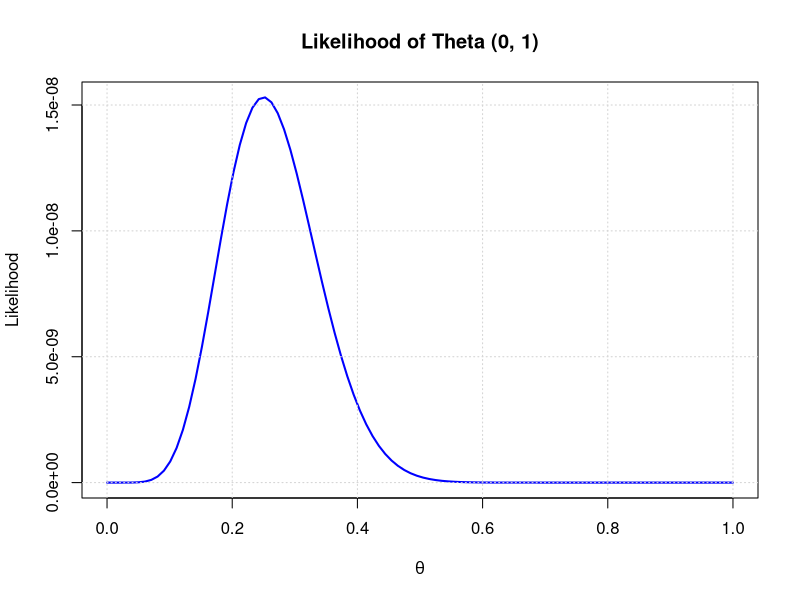

This figure's R source: (Note: this script raises an error after producing the figure.)
## ---- chunk 1
library(tidyverse)
library(ggplot2)
## ---- chunk 2
# Define the likelihood function / pmf for a Bernoulli
likelihood <- function(theta, n, x) {
  return(theta^x * (1 - theta)^(n - x))
}

# Parameters from question
n <- 32  # Total number of people
x <- 8   # Number of survivors

# 100 Theta values from 0 to 1
theta <- seq(0, 1, length.out = 100)

# Calculate likelihood for each theta
likelihood_values <- likelihood(theta, n, x)


# Plot the likelihood
plot(theta, likelihood_values, type = "l", col = "blue", lwd = 2,
     xlab = expression(theta), ylab = "Likelihood",
     main = "Likelihood of Theta (0, 1)")+
  grid()


## ---- chunk 3

#same parameters as above, just logging the values and re-plotting
loglike <- log10(likelihood_values)

# Plot the log-likelihood
plot(theta, loglike, type = "l", col = "blue", lwd = 2,
     xlab = expression(theta), ylab = "Log-Likelihood",
     main = "Log-Likelihood of Theta (0, 1)")+
  grid()


## ---- chunk 4
# Plot the likelihood + MLE
plot(theta, likelihood_values, type = "l", col = "blue", lwd = 2,
     xlab = expression(theta), ylab = "Likelihood",
     main = "Likelihood of Theta (0, 1)")+
    abline(v = 0.25, col = "red", lwd = 2)+
  grid()



# Plot the log-likelihood + MLE
plot(theta, loglike, type = "l", col = "blue", lwd = 2,
     xlab = expression(theta), ylab = "Log-Likelihood",
     main = "Log-Likelihood of Theta (0, 1)")+
    abline(v = 0.25, col = "red", lwd = 2)+
  grid()

## ---- chunk 5

# Parameters from question
n1 <- 32  # Total number of people
x <- 8   # Number of survivors
n2 <- 320 # increased pop 
MLE1 <- x/n

niter <- 1000
# Function to perform the simulation study
sim_mle <- function(n, MLE1, niter) {
  mle_estimates <- numeric(niter)
  for (i in 1:niter) {
    # Simulate new data
    z <- rbinom(1, n, MLE1)
    # Calculate MLE for the simulated data
    mle_estimates[i] <- z / n
  }
  return(mle_estimates)
}

# Perform the simulation study for n1 and n2
mle_estimates_n1 <- sim_mle(n1, MLE1, niter)
mle_estimates_n2 <- sim_mle(n2, MLE1, niter)

# Calculate statistics for n1
mean_n1 <- mean(mle_estimates_n1)
variance_n1 <- var(mle_estimates_n1)
bias_n1 <- mean_n1 - MLE1
mse_n1 <- mean((mle_estimates_n1 - MLE1)^2)


# Calculate statistics for n2
mean_n2 <- mean(mle_estimates_n2)
variance_n2 <- var(mle_estimates_n2)
bias_n2 <- mean_n2 - MLE1
mse_n2 <- mean((mle_estimates_n2 - MLE1)^2)


hist(mle_estimates_n1, breaks = 30, col = "blue", main = paste("n =", n1),
     xlab = "MLE Estimates", ylab = "Frequency")
abline(v = MLE1, col = "red", lwd = 2, lty = 2)


hist(mle_estimates_n2, breaks = 30, col = "green", main = paste("n =", n2),
     xlab = "MLE Estimates", ylab = "Frequency")
abline(v = MLE1, col = "red", lwd = 2, lty = 2)+



# Printed results and stats
cat("Statistics for n =", n1, ":\n")
cat("Mean:", mean_n1, "\n")
cat("Variance:", variance_n1, "\n")
cat("Bias:", bias_n1, "\n")
cat("MSE:", mse_n1, "\n\n")

cat("Statistics for n =", n2, ":\n")
cat("Mean:", mean_n2, "\n")
cat("Variance:", variance_n2, "\n")
cat("Bias:", bias_n2, "\n")
cat("MSE:", mse_n2, "\n")

## ---- chunk 6

# Given y-values
y <- c(3, 4, 3, 5, 9, 2, 9, 4, 8)

# Define the log-likelihood function for Poisson distribution
log_likelihood <- function(mu, y) {
  sum(y * log(mu) - mu - lgamma(y + 1))
}

# Generate mu values from 0 to 10
mu_values <- seq(0.01, 10, length.out = 100)

# Calculate log-likelihood for each mu value
log_likelihood_values <- sapply(mu_values, log_likelihood, y = y)

# Plot the log-likelihood
plot(mu_values, log_likelihood_values, type = "l", col = "blue", lwd = 2,
     xlab = expression(mu), ylab = "Log-Likelihood",
     main = "Log-Likelihood of Poisson Process")
grid()



## ---- chunk 7

# Given y-values
y <- c(3, 4, 3, 5, 9, 2, 9, 4, 8)

# Calculate the MLE for mu
mu_mle <- mean(y)

# Plot the log-likelihood
plot(mu_values, log_likelihood_values, type = "l", col = "blue", lwd = 2,
     xlab = expression(mu), ylab = "Log-Likelihood",
     main = "Log-Likelihood of Poisson Process")
grid()

# Add a vertical line at the MLE
abline(v = mu_mle, col = "red", lwd = 2, lty = 2)

# Print the MLE value
cat("MLE for mu:", mu_mle, "\n")
